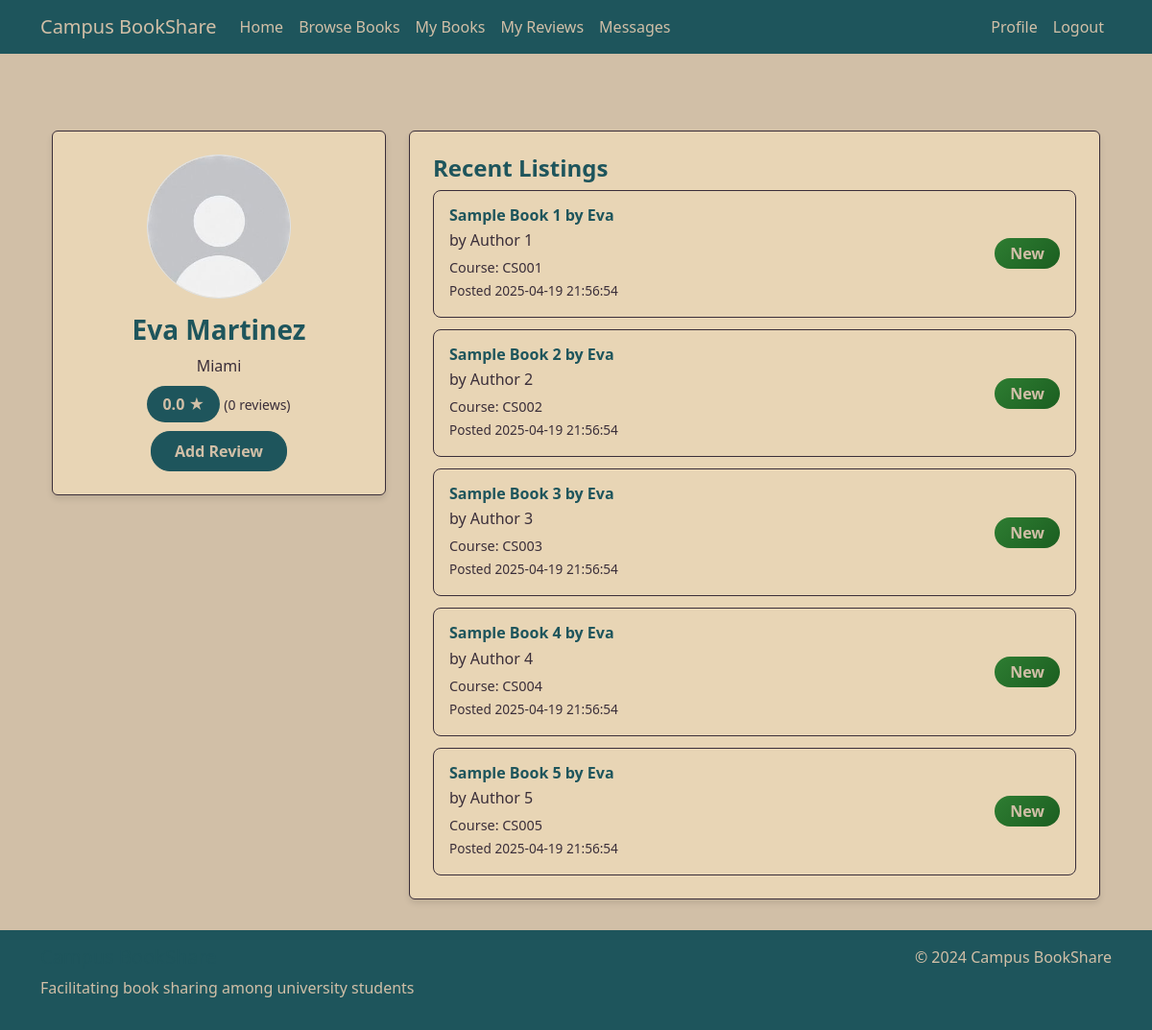
Page /view_profile/9 (signed in) on the committed database.
### tables this page shows
CREATE TABLE Users (
        user_id INTEGER PRIMARY KEY AUTOINCREMENT,
        name TEXT NOT NULL,
        email TEXT NOT NULL UNIQUE,
        password TEXT NOT NULL,
        profile_image TEXT,
        location TEXT
    );

CREATE TABLE Books (
        book_id INTEGER PRIMARY KEY AUTOINCREMENT,
        user_id INTEGER,
        title TEXT NOT NULL,
        author TEXT,
        ISBN TEXT,
        subject TEXT,
        course_code TEXT,
        condition TEXT,
        availability TEXT NOT NULL,
        date_posted TEXT NOT NULL,
        FOREIGN KEY (user_id) REFERENCES Users(user_id)
    );

### app.py (the view)
@app.route('/view_profile/<int:user_id>')
@login_required
def view_profile(user_id):
    try:
        user = get_db_connection().execute(
            'SELECT * FROM Users WHERE user_id = ?',
            (user_id,)
        ).fetchone()
        if not user:
            flash('User not found.', 'danger')
            return redirect(url_for('home'))
        recent_listings = get_db_connection().execute(
            '''
            SELECT b.*
            FROM Books b
            WHERE b.user_id = ?
            ORDER BY b.date_posted DESC
            LIMIT 5
            ''',
            (user_id,)
        ).fetchall()
        rating_result = get_db_connection().execute(
            '''
            SELECT AVG(rating) as avg_rating, COUNT(*) as review_count
            FROM Reviews
            WHERE user_id = ?
            ''',
            (user_id,)
        ).fetchone()
        avg_rating = rating_result['avg_rating'] if rating_result['avg_rating'] else 0
        review_count = rating_result['review_count'] if rating_result['review_count'] else 0
        return render_template('view_profile.html',
                             user=user,
                             recent_listings=recent_listings,
                             avg_rating=avg_rating,
                             review_count=review_count)
    except Exception as e:
        flash('An error occurred while loading the profile.', 'danger')
        return redirect(url_for('home'))

### app.py (called while the page is built)
def get_db_connection():
    conn = sqlite3.connect('database.db')
    conn.row_factory = sqlite3.Row
    return conn

def login_required(f):
    @wraps(f)
    def decorated_function(*args, **kwargs):
        if 'user_id' not in session:
            flash('Please log in to access this page.', 'warning')
            return redirect(url_for('login'))
        return f(*args, **kwargs) # Returns original function if logged in
    return decorated_function

### templates/view_profile.html
{% extends "base.html" %}
{% block content %}
<div class="container profile-view-container">
    <div class="row">
        <div class="col-md-4">
            <div class="card profile-view-card">
                <div class="card-body text-center">
                    <div class="mb-3">
                        {% if user.profile_image %}
                        <img src="{{ user.profile_image }}"
                            class="rounded-circle border profile-image"
                            alt="Profile picture">
                        {% else %}
                        <div class="default-avatar rounded-circle border d-flex align-items-center justify-content-center mx-auto">
                            <span>{{ user.name[0]|upper }}</span>
                        </div>
                        {% endif %}
                    </div>
                    <h3 class="card-title">{{ user.name }}</h3>
                    <p class="text-muted">{{ user.location }}</p>
                    <div class="mb-3">
                        <span class="profile-rating">{{ "%.1f"|format(avg_rating) }} ★</span>
                        <small class="text-muted">({{ review_count }} reviews)</small>
                    </div>
                    {% if user.user_id != session['user_id'] %}
                    <a href="{{ url_for('add_review', user_id=user.user_id) }}" class="btn btn-primary">Add Review</a>
                    {% endif %}
                </div>
            </div>
        </div>
        <div class="col-md-8">
            <div class="card profile-view-card">
                <div class="card-body">
                    <h4 class="card-title">Recent Listings</h4>
                    {% if recent_listings %}
                    <div class="list-group profile-recent-listings">
                        {% for book in recent_listings %}
                        <div class="list-group-item">
                            <div class="d-flex justify-content-between align-items-center">
                                <div>
                                    <h6 class="book-title">{{ book.title }}</h6>
                                    <p class="book-subtitle mb-1">by {{ book.author }}</p>
                                    <small class="book-meta">Course: {{ book.course_code }}</small><br>
                                    <small class="book-date">Posted {{ book.date_posted }}</small>
                                </div>
                                <span class="badge badge-reviews" data-condition="{{ book.condition }}">{{ book.condition }}</span>
                            </div>
                        </div>
                        {% endfor %}
                    </div>
                    {% else %}
                    <p class="text-muted">No listings found.</p>
                    {% endif %}
                </div>
            </div>
        </div>
    </div>
</div>
{% endblock %}

### static/css/style.css (style rules this page uses)
body { background-color: #D1BFA7; color: #1E555C; min-height: 100vh; display: flex; flex-direction: column; }
.btn-primary { background-color: #1E555C; border-color: #1E555C; color: #D1BFA7; font-weight: 600; padding: 0.5rem 1.5rem; border-radius: 20px; }
.card { background-color: #E8D5B5; border: 1px solid #3A2E39; box-shadow: 0 4px 6px rgba(0, 0, 0, 0.1); }
.card-body { color: #1E555C; padding: 1.5rem; }
h1, h2, h3, h4, h5, h6 { color: #1E555C; }
.text-muted { color: #3A2E39 !important; }
.badge-reviews { background-color: #3A2E39; color: #D1BFA7; padding: 0.5rem 1rem; font-size: 1rem; border-radius: 0.25rem; }
.badge-reviews[data-condition="New"] { background: linear-gradient(135deg, #2E7D32, #1B5E20); color: #D1BFA7; }
.book-title { color: #1E555C; font-weight: 600; margin-bottom: 0.5rem; }
.book-subtitle { color: #3A2E39; font-weight: 500; margin-bottom: 1rem; }
.book-meta { color: #3A2E39; font-size: 0.9rem; }
.book-date { color: #3A2E39; font-size: 0.85rem; }
.profile-recent-listings .book-title { color: #1E555C; font-weight: 600; margin-bottom: 0.5rem; }
.profile-recent-listings .book-subtitle { color: #3A2E39; font-weight: 500; margin-bottom: 1rem; }
.profile-recent-listings .book-meta { color: #3A2E39; font-size: 0.9rem; }
.profile-recent-listings .book-date { color: #3A2E39; font-size: 0.85rem; }
.profile-recent-listings .badge { background-color: #1E555C; color: #D1BFA7; padding: 0.5rem 1rem; font-weight: 600; border-radius: 20px; }
.profile-recent-listings { background-color: transparent; border: none; }
.profile-recent-listings .list-group-item { background-color: #E8D5B5; border: 1px solid #3A2E39; margin-bottom: 0.75rem; border-radius: 8px; padding: 1rem; }
.profile-recent-listings .list-group-item:last-child { margin-bottom: 0; }
.profile-recent-listings .book-title { color: #1E555C; font-weight: 600; margin-bottom: 0.25rem; }
.profile-view-container { margin-top: 2rem; }
.profile-view-card { background-color: #E8D5B5; border: 1px solid #3A2E39; box-shadow: 0 4px 6px rgba(0, 0, 0, 0.1); }
.profile-view-card .card-body { padding: 1.5rem; }
.profile-view-card .card-title { color: #1E555C; font-weight: 600; margin-bottom: 0.5rem; }
.profile-view-card .profile-rating { background-color: #1E555C; color: #D1BFA7; padding: 0.5rem 1rem; border-radius: 20px; font-weight: 600; }
.profile-image { width: 150px; height: 150px; object-fit: cover; }

### rows in the picture
Users: profile_image (placeholder picture), name "Eva Martinez", location "Miami"
Books: title "Sample Book 1 by Eva", author "Author 1", course_code "CS001", date_posted "2025-04-19 21:56:54", condition "New"
Books: title "Sample Book 2 by Eva", author "Author 2", course_code "CS002", date_posted "2025-04-19 21:56:54", condition "New"
Books: title "Sample Book 3 by Eva", author "Author 3", course_code "CS003", date_posted "2025-04-19 21:56:54", condition "New"
Books: title "Sample Book 4 by Eva", author "Author 4", course_code "CS004", date_posted "2025-04-19 21:56:54", condition "New"
Books: title "Sample Book 5 by Eva", author "Author 5", course_code "CS005", date_posted "2025-04-19 21:56:54", condition "New"

### other values in the picture
{{ "%.1f"|format(avg_rating) }} "0.0"
{{ review_count }} "0"
